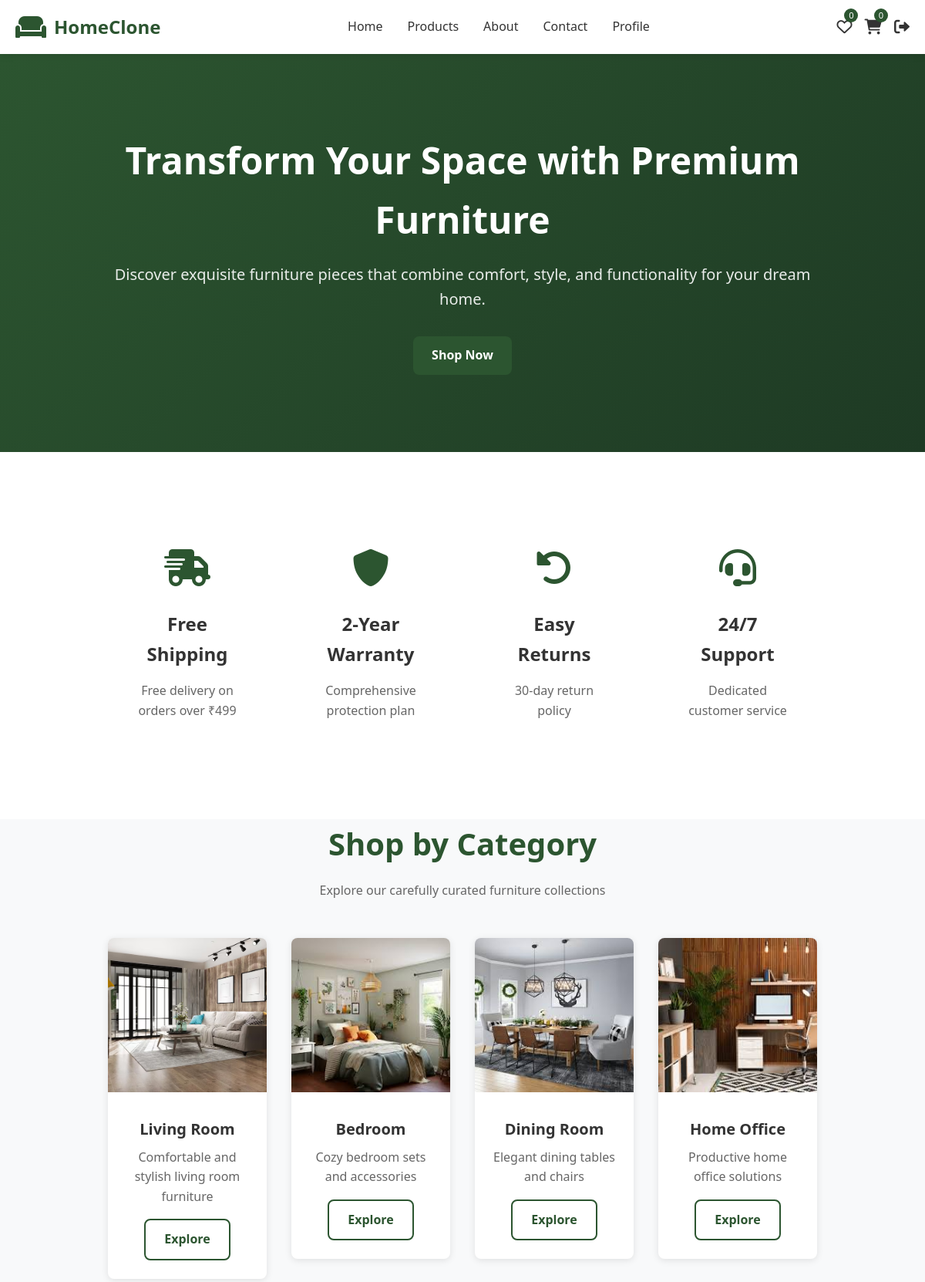
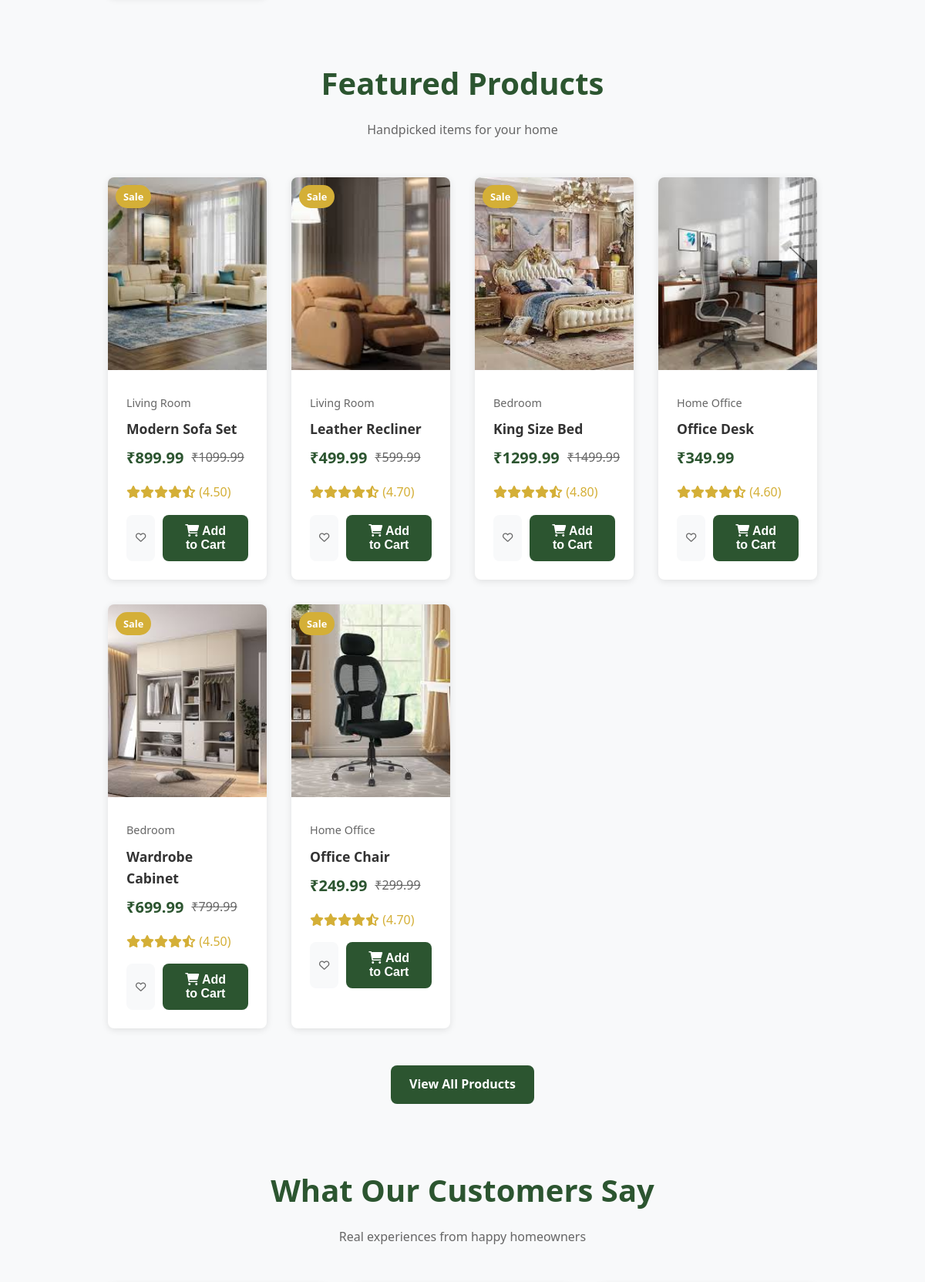
The page / (signed in, upper part) on the database its author committed (2 pictures, top to bottom).
### tables this page shows
CREATE TABLE categories (
    id INT AUTO_INCREMENT PRIMARY KEY,
    name VARCHAR(100) NOT NULL,
    description TEXT,
    image VARCHAR(255),
    status ENUM('active', 'inactive') DEFAULT 'active',
    created_at TIMESTAMP DEFAULT CURRENT_TIMESTAMP
);

CREATE TABLE products (
    id INT AUTO_INCREMENT PRIMARY KEY,
    name VARCHAR(255) NOT NULL,
    description TEXT,
    price DECIMAL(10,2) NOT NULL,
    old_price DECIMAL(10,2),
    category_id INT,
    image VARCHAR(255),
    stock_quantity INT DEFAULT 0,
    rating DECIMAL(3,2) DEFAULT 0,
    featured BOOLEAN DEFAULT FALSE,
    status ENUM('active', 'inactive') DEFAULT 'active',
    created_at TIMESTAMP DEFAULT CURRENT_TIMESTAMP,
    FOREIGN KEY (category_id) REFERENCES categories(id)
);

### includes/functions.php (called while the page is built, shortened)
<?php
if (!function_exists('isLoggedIn')) {
function isLoggedIn() {
    return isset($_SESSION['user_id']);
}
}
?>

### index.php (the view, shortened to what this page needs)
<?php
include 'includes/header.php';
?>
<section class="hero">
    <div class="container">
        <div class="hero-content">
            <h1>Transform Your Space with Premium Furniture</h1>
            <p>Discover exquisite furniture pieces that combine comfort, style, and functionality for your dream home.</p>
            <a href="products.php" class="btn btn-primary">Shop Now</a>
        </div>
    </div>
</section>
<section class="features">
    <div class="container">
        <div class="grid grid-4">
            <div class="feature-card">
                <div class="feature-icon">
                    <i class="fas fa-shipping-fast"></i>
                </div>
                <h3>Free Shipping</h3>
                <p>Free delivery on orders over ₹499</p>
            </div>
            <div class="feature-card">
                <div class="feature-icon">
                    <i class="fas fa-shield-alt"></i>
                </div>
                <h3>2-Year Warranty</h3>
                <p>Comprehensive protection plan</p>
            </div>
            <div class="feature-card">
                <div class="feature-icon">
                    <i class="fas fa-undo-alt"></i>
                </div>
                <h3>Easy Returns</h3>
                <p>30-day return policy</p>
            </div>
            <div class="feature-card">
                <div class="feature-icon">
                    <i class="fas fa-headset"></i>
                </div>
                <h3>24/7 Support</h3>
                <p>Dedicated customer service</p>
            </div>
        </div>
    </div>
</section>
<section class="categories-section">
    <div class="container">
        <div class="section-header">
            <h2>Shop by Category</h2>
            <p>Explore our carefully curated furniture collections</p>
        </div>
        <div class="grid grid-4">
            <?php
            $categories = $pdo->query("SELECT * FROM categories WHERE status = 'active' LIMIT 4")->fetchAll();
            foreach ($categories as $category):
            ?>
            <div class="category-card">
                <div class="card">
                    <img src="images/<?php echo $category['image'] ?: 'placeholder.jpg'; ?>"
                         alt="<?php echo $category['name']; ?>"
                         class="card-img">
                    <div class="card-body text-center">
                        <h3 class="card-title"><?php echo $category['name']; ?></h3>
                        <p class="card-text"><?php echo $category['description']; ?></p>
                        <a href="products.php?category=<?php echo $category['id']; ?>"
                           class="btn btn-outline">Explore</a>
                    </div>
                </div>
            </div>
            <?php endforeach; ?>
        </div>
    </div>
</section>
<section class="products-section">
    <div class="container">
        <div class="section-header">
            <h2>Featured Products</h2>
            <p>Handpicked items for your home</p>
        </div>
        <div class="grid grid-4" id="featured-products">
            <?php
            $featured_products = $pdo->query("
                SELECT p.*, c.name as category_name
                FROM products p
                LEFT JOIN categories c ON p.category_id = c.id
                WHERE p.featured = TRUE AND p.status = 'active'
                LIMIT 8
            ")->fetchAll();
            foreach ($featured_products as $product):
                $is_in_wishlist = false;
                if (isLoggedIn()) {
                    $stmt = $pdo->prepare("SELECT COUNT(*) FROM wishlist WHERE user_id = ? AND product_id = ?");
                    $stmt->execute([$_SESSION['user_id'], $product['id']]);
                    $is_in_wishlist = $stmt->fetchColumn() > 0;
                }
            ?>
            <div class="product-card">
                <?php if ($product['old_price']): ?>
                    <div class="product-badge">Sale</div>
                <?php endif; ?>
                <img src="images/<?php echo $product['image'] ?: 'placeholder.jpg'; ?>"
                     alt="<?php echo $product['name']; ?>"
                     class="product-img">
                <div class="product-info">
                    <div class="product-category"><?php echo $product['category_name']; ?></div>
                    <h3 class="product-title"><?php echo $product['name']; ?></h3>
                    <div class="product-price">
                        <span class="current-price">₹<?php echo $product['price']; ?></span>
                        <?php if ($product['old_price']): ?>
                            <span class="old-price">₹<?php echo $product['old_price']; ?></span>
                        <?php endif; ?>
                    </div>
                    <div class="product-rating">
                        <?php
                        $rating = $product['rating'];
                        for ($i = 1; $i <= 5; $i++):
                            if ($i <= floor($rating)):
                                echo '<i class="fas fa-star"></i>';
                            elseif ($i - 0.5 <= $rating):
                                echo '<i class="fas fa-star-half-alt"></i>';
                            else:
                                echo '<i class="far fa-star"></i>';
                            endif;
                        endfor;
                        ?>
                        <span>(<?php echo $rating; ?>)</span>
                    </div>
                    <div class="product-actions">
                        <button class="btn-icon btn-wishlist <?php echo $is_in_wishlist ? 'active' : ''; ?>"
                                data-product-id="<?php echo $product['id']; ?>"
                                <?php echo !isLoggedIn() ? 'disabled' : ''; ?>>
                            <i class="<?php echo $is_in_wishlist ? 'fas' : 'far'; ?> fa-heart"></i>
                        </button>
                        <button class="btn btn-cart" data-product-id="<?php echo $product['id']; ?>">
                            <i class="fas fa-shopping-cart"></i> Add to Cart
                        </button>
                    </div>
                </div>
            </div>
            <?php endforeach; ?>
        </div>
        <div class="text-center mt-3">
            <a href="products.php" class="btn btn-primary">View All Products</a>
        </div>
    </div>
</section>
<section class="testimonials-section">
    <div class="container">
        <div class="section-header">
            <h2>What Our Customers Say</h2>
            <p>Real experiences from happy homeowners</p>
        </div>
    </div>
</section>
<?php
include 'includes/footer.php';
?>

### css/style.css (style rules this page uses)
* { margin: 0; padding: 0; box-sizing: border-box; }
:root { --primary-color: #2c5530; --primary-dark: #1e3a24; --primary-light: #3a7042; --secondary-color: #d4af37; --accent-color: #8b4513; --text-dark: #333; --text-light: #666; --bg-light: #f8f9fa; --bg-white: #ffffff; --border-color: #e0e0e0; --shadow: 0 2px 10px rgba(0,0,0,0.1); --radius: 8px; }
body { font-family: 'Segoe UI', Tahoma, Geneva, Verdana, sans-serif; line-height: 1.6; color: var(--text-dark); background-color: var(--bg-light); }
.container { max-width: 1200px; margin: 0 auto; padding: 0 20px; }
h1, h2, h3, h4, h5, h6 { margin-bottom: 1rem; color: var(--text-dark); font-weight: 600; }
h1 { font-size: 2.5rem; }
h2 { font-size: 2rem; }
h3 { font-size: 1.5rem; }
p { margin-bottom: 1rem; color: var(--text-light); }
.btn { display: inline-block; padding: 12px 24px; border: none; border-radius: var(--radius); text-decoration: none; text-align: center; font-weight: 600; cursor: pointer; transition: all 0.3s ease; font-size: 1rem; }
.btn-primary { background-color: var(--primary-color); color: white; }
.btn-outline { background-color: transparent; border: 2px solid var(--primary-color); color: var(--primary-color); }
.card { background: var(--bg-white); border-radius: var(--radius); box-shadow: var(--shadow); overflow: hidden; transition: transform 0.3s ease; }
.card-img { width: 100%; height: 200px; object-fit: cover; }
.card-body { padding: 1.5rem; }
.card-title { font-size: 1.25rem; margin-bottom: 0.5rem; }
.card-text { color: var(--text-light); margin-bottom: 1rem; }
.grid { display: grid; gap: 2rem; }
.grid-4 { grid-template-columns: repeat(auto-fit, minmax(200px, 1fr)); }
.hero { background: linear-gradient(135deg, var(--primary-color), var(--primary-dark)); color: white; padding: 100px 0; text-align: center; }
.hero-content h1 { font-size: 3rem; margin-bottom: 1rem; color: white; }
.hero-content p { font-size: 1.25rem; margin-bottom: 2rem; color: rgba(255,255,255,0.9); }
.features { padding: 80px 0; background: var(--bg-white); }
.feature-card { text-align: center; padding: 2rem; }
.feature-icon { font-size: 3rem; color: var(--primary-color); margin-bottom: 1rem; }
.products-section { padding: 80px 0; }
.section-header { text-align: center; margin-bottom: 3rem; }
.section-header h2 { font-size: 2.5rem; color: var(--primary-color); }
.product-card { background: var(--bg-white); border-radius: var(--radius); overflow: hidden; box-shadow: var(--shadow); transition: all 0.3s ease; position: relative; }
.product-img { width: 100%; height: 250px; object-fit: cover; }
.product-badge { position: absolute; top: 10px; left: 10px; background: var(--secondary-color); color: white; padding: 5px 10px; border-radius: 20px; font-size: 0.8rem; font-weight: 600; }
.product-info { padding: 1.5rem; }
.product-title { font-size: 1.1rem; margin-bottom: 0.5rem; color: var(--text-dark); }
.product-category { color: var(--text-light); font-size: 0.9rem; margin-bottom: 0.5rem; }
.product-price { display: flex; align-items: center; gap: 10px; margin-bottom: 1rem; }
.current-price { font-size: 1.25rem; font-weight: 700; color: var(--primary-color); }
.old-price { font-size: 1rem; color: var(--text-light); text-decoration: line-through; }
.product-rating { color: var(--secondary-color); margin-bottom: 1rem; }
.product-actions { display: flex; gap: 10px; }
.btn-icon { padding: 8px 12px; border: none; border-radius: var(--radius); cursor: pointer; transition: all 0.3s ease; display: flex; align-items: center; gap: 5px; }
.btn-wishlist { background: var(--bg-light); color: var(--text-light); }
.btn-cart { background: var(--primary-color); color: white; flex: 1; }
.text-center { text-align: center; }
.mt-3 { margin-top: 3rem; }

### css/responsive.css (style rules this page uses)
@media (max-width: 1200px) { .container { max-width: 960px; } }

### rows shown on the page
categories: image (picture), name "Living Room", description "Comfortable and stylish living room furniture"
categories: image (picture), name "Bedroom", description "Cozy bedroom sets and accessories"
categories: image (picture), name "Dining Room", description "Elegant dining tables and chairs"
categories: image (picture), name "Home Office", description "Productive home office solutions"
products: shows "Sale", image (picture), category.name "Living Room", name "Modern Sofa Set", price "899.99", old_price "1099.99", rating "4.50"
products: shows "Sale", image (picture), category.name "Living Room", name "Leather Recliner", price "499.99", old_price "599.99", rating "4.70"
products: shows "Sale", image (picture), category.name "Bedroom", name "King Size Bed", price "1299.99", old_price "1499.99", rating "4.80"
products: image (picture), category.name "Home Office", name "Office Desk", price "349.99", rating "4.60"
products: shows "Sale", image (picture), category.name "Bedroom", name "Wardrobe Cabinet", price "699.99", old_price "799.99", rating "4.50"
products: shows "Sale", image (picture), category.name "Home Office", name "Office Chair", price "249.99", old_price "299.99", rating "4.70"

### other values the page prints
SITE_NAME "HomeClone"
getWishlistCount($_SESSION['user_id']) "0"
getCartCount($_SESSION['user_id']) "0"
